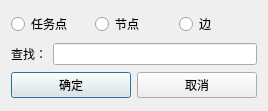
<?xml version="1.0" encoding="UTF-8"?>
<ui version="4.0">
 <class>DialogFind</class>
 <widget class="QDialog" name="DialogFind">
  <property name="geometry">
   <rect>
    <x>0</x>
    <y>0</y>
    <width>268</width>
    <height>111</height>
   </rect>
  </property>
  <property name="windowTitle">
   <string>查找</string>
  </property>
  <layout class="QGridLayout" name="gridLayout">
   <item row="0" column="0">
    <layout class="QHBoxLayout" name="horizontalLayout">
     <item>
      <widget class="QRadioButton" name="siteButton">
       <property name="text">
        <string>任务点</string>
       </property>
      </widget>
     </item>
     <item>
      <widget class="QRadioButton" name="nodeButton">
       <property name="text">
        <string>节点</string>
       </property>
      </widget>
     </item>
     <item>
      <widget class="QRadioButton" name="edgeButton">
       <property name="text">
        <string>边</string>
       </property>
      </widget>
     </item>
    </layout>
   </item>
   <item row="1" column="0">
    <layout class="QHBoxLayout" name="horizontalLayout_2">
     <item>
      <widget class="QLabel" name="label">
       <property name="text">
        <string>查找：</string>
       </property>
      </widget>
     </item>
     <item>
      <widget class="QLineEdit" name="findIDLineEdit">
       <property name="minimumSize">
        <size>
         <width>0</width>
         <height>22</height>
        </size>
       </property>
      </widget>
     </item>
    </layout>
   </item>
   <item row="2" column="0">
    <layout class="QHBoxLayout" name="horizontalLayout_3">
     <item>
      <widget class="QPushButton" name="okButton">
       <property name="text">
        <string>确定</string>
       </property>
      </widget>
     </item>
     <item>
      <widget class="QPushButton" name="cancelButton">
       <property name="text">
        <string>取消</string>
       </property>
      </widget>
     </item>
    </layout>
   </item>
  </layout>
 </widget>
 <resources/>
 <connections/>
</ui>
